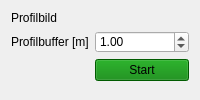
          <widget class="QWidget" name="profilePlan">
           <property name="styleSheet">
            <string notr="true">#profilePlan{
	background-color:  rgb(240,240,240)
}</string>
           </property>
           <attribute name="title">
            <string>Profilplan</string>
           </attribute>
           <layout class="QFormLayout" name="formLayout_7">
            <item row="0" column="0">
             <widget class="QLabel" name="label_50">
              <property name="text">
               <string>Profilbild</string>
              </property>
             </widget>
            </item>
            <item row="0" column="1">
             <widget class="QgsFileWidget" name="profilePlanSelect">
              <property name="sizePolicy">
               <sizepolicy hsizetype="Preferred" vsizetype="Preferred">
                <horstretch>0</horstretch>
                <verstretch>0</verstretch>
               </sizepolicy>
              </property>
              <property name="styleSheet">
               <string notr="true"/>
              </property>
             </widget>
            </item>
            <item row="2" column="1">
             <widget class="QPushButton" name="startPlanBtn">
              <property name="styleSheet">
               <string notr="true">background-color : green</string>
              </property>
              <property name="text">
               <string>Start</string>
              </property>
             </widget>
            </item>
            <item row="1" column="1">
             <widget class="QDoubleSpinBox" name="profileBufferSpinBox">
              <property name="maximum">
               <double>5.000000000000000</double>
              </property>
              <property name="singleStep">
               <double>0.010000000000000</double>
              </property>
              <property name="value">
               <double>1.000000000000000</double>
              </property>
             </widget>
            </item>
            <item row="1" column="0">
             <widget class="QLabel" name="label_51">
              <property name="text">
               <string>Profilbuffer [m]</string>
              </property>
             </widget>
            </item>
           </layout>
          </widget>
